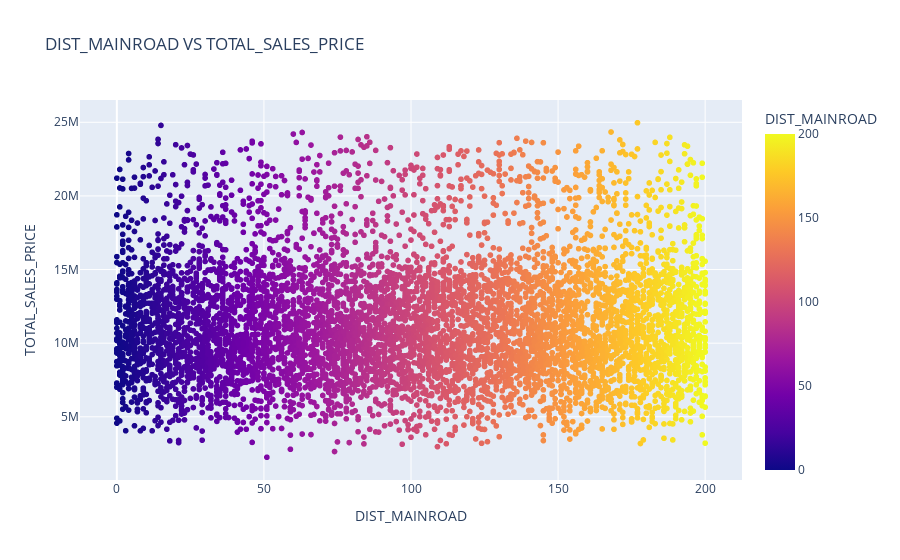

Here is the notebook cell this chart was saved with:
### Markdown cell above
From **INT_SQFT VS TOTAL_SALES_PRICE** Plot we can Interpret that if Square feet's of House Increase than there will be increase in Price of the House.
in this plot we can see linearity Clearly.

### Code cell
fig2 = px.scatter(data,x = 'DIST_MAINROAD', y = 'TOTAL_SALES_PRICE', color = 'DIST_MAINROAD',title="DIST_MAINROAD VS TOTAL_SALES_PRICE")
fig2

### Figure 1 — Plotly figure (JSON) as saved in the notebook; plotly's stock layout.template omitted (floating-point values rounded to 4 significant figures; data arrays with more than 128 entries replaced by an {"elided": "..."} marker saying what was removed)
{"data": [{"hovertemplate": "DIST_MAINROAD=%{marker.color}<br>TOTAL_SALES_PRICE=%{y}<extra></extra>", "legendgroup": "", "marker": {"color": {"elided": "7109 int values"}, "coloraxis": "coloraxis", "symbol": "circle"}, "mode": "markers", "name": "", "showlegend": false, "type": "scattergl", "x": {"elided": "7109 int values"}, "xaxis": "x", "y": {"elided": "7109 int values"}, "yaxis": "y"}], "layout": {"coloraxis": {"colorbar": {"title": {"text": "DIST_MAINROAD"}}, "colorscale": [[0, "#0d0887"], [0.1111, "#46039f"], [0.2222, "#7201a8"], [0.3333, "#9c179e"], [0.4444, "#bd3786"], [0.5556, "#d8576b"], [0.6667, "#ed7953"], [0.7778, "#fb9f3a"], [0.8889, "#fdca26"], [1, "#f0f921"]]}, "legend": {"tracegroupgap": 0}, "title": {"text": "DIST_MAINROAD VS TOTAL_SALES_PRICE"}, "xaxis": {"anchor": "y", "domain": [0, 1], "title": {"text": "DIST_MAINROAD"}}, "yaxis": {"anchor": "x", "domain": [0, 1], "title": {"text": "TOTAL_SALES_PRICE"}}}}
